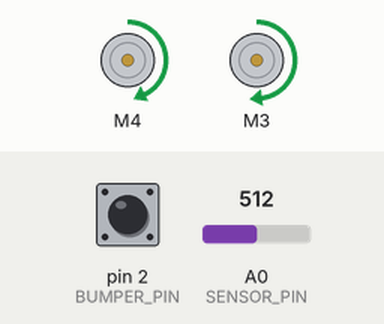
Recording of a sketch running on a simulated Arduino Uno, built with avr-gcc and run on an emulated ATmega328P. Shown: 2 × DC motor (green arrow = forward, orange = backward, longer = faster). Inputs (shaded band) come from the test bench; at power-on: A0 (SENSOR_PIN) = 512, pin 2 (BUMPER_PIN) HIGH. What the sketch prints to the serial monitor is not drawn.

Above: at 2.2 s.
2.3 s: A0 (SENSOR_PIN) set to 649
5.3 s: A0 (SENSOR_PIN) set to 668
At 6.5 s:
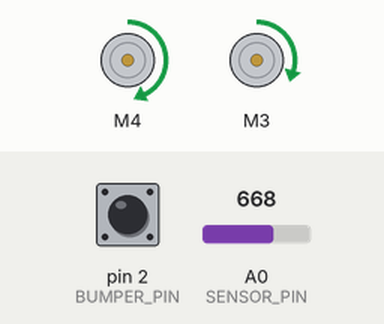
6.8 s: pin 2 (BUMPER_PIN) pulled LOW for 0.15 s
At 7.6 s:
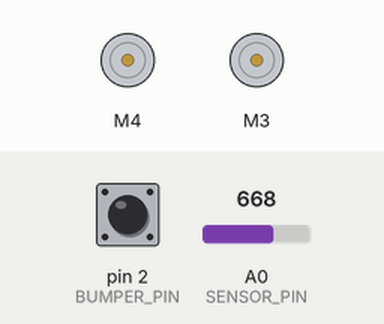
9.9 s: A0 (SENSOR_PIN) set to 650
At 11.1 s:
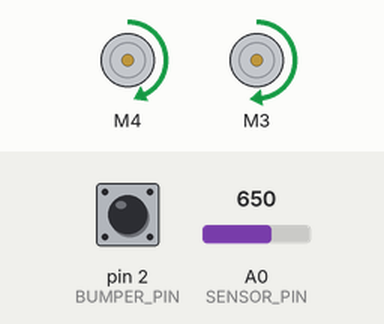
11.4 s: pin 2 (BUMPER_PIN) pulled LOW for 1 s
At 12.2 s:
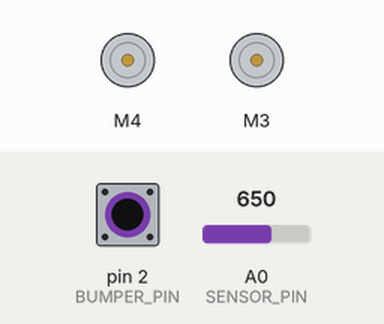
15.4 s: A0 (SENSOR_PIN) set to 670
At 16.7 s:
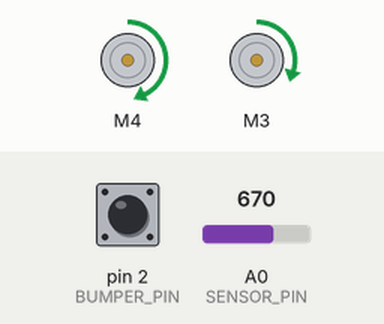
Timing chart, 0 to 18.4 s (numbered marks = the images above; inputs shaded):
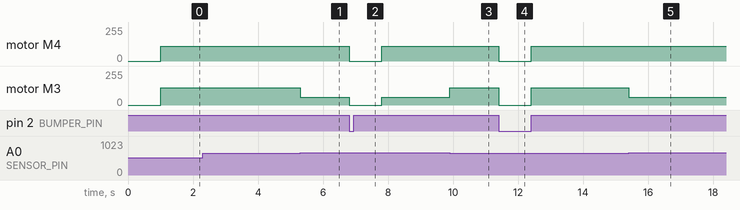

Measured:
- the behaviour switches between 660 and 661 on A0 (SENSOR_PIN) (found by bisection; images 0 and 1)
- after the input at 5.3 s, motor M3: forward 130/255 → forward 60/255 at once
- after the input at 6.8 s, motor M4: forward 110/255 → stopped at once, → forward 110/255 1.0 s later; motor M3: forward 60/255 → stopped at once, → forward 60/255 1.0 s later
- after the input at 9.9 s, motor M3: forward 60/255 → forward 130/255 at once
- after the input at 11.4 s, motor M4: forward 110/255 → stopped at once, → forward 110/255 1.0 s later; motor M3: forward 130/255 → stopped at once, → forward 130/255 1.0 s later
- after the input at 15.4 s, motor M3: forward 130/255 → forward 60/255 at once

The sketch:

line_follow.ino
```cpp
#include <Wire.h>
#include <Adafruit_MotorShield.h>
#include "utility/Adafruit_MS_PWMServoDriver.h"

#define SENSOR_PIN A0
#define BUMPER_PIN 2
#define THRESHOLD 660
#define LMOTOR_SPEED 110
#define RMOTOR_SPEED_L 60
#define RMOTOR_SPEED_H 130

// Create the motor shield object with the default I2C address
Adafruit_MotorShield AFMS = Adafruit_MotorShield();
// Or, create it with a different I2C address (say for stacking)
// Adafruit_MotorShield AFMS = Adafruit_MotorShield(0x61);

// Select which 'port' M1, M2, M3 or M4. In this case, M1
Adafruit_DCMotor *myMotorL = AFMS.getMotor(4);
Adafruit_DCMotor *myMotorR = AFMS.getMotor(3);
// You can also make another motor on port M2
//Adafruit_DCMotor *myOtherMotor = AFMS.getMotor(2);

int sensor_val;

void setup() {
  // put your setup code here, to run once:
  Serial.begin(115200);           // set up Serial library at 9600 bps
  Serial.println("Adafruit Motorshield v2 - DC Motor test!");

  pinMode(SENSOR_PIN, INPUT);
  pinMode(BUMPER_PIN, INPUT_PULLUP);


  AFMS.begin();  // create with the default frequency 1.6KHz
  //AFMS.begin(1000);  // OR with a different frequency, say 1KHz

  // Set the speed to start, from 0 (off) to 255 (max speed)
  myMotorL->setSpeed(0);
  myMotorL->run(FORWARD);
  // turn on motor
  myMotorL->run(RELEASE);

  myMotorR->setSpeed(0);
  myMotorR->run(FORWARD);
  // turn on motor
  myMotorR->run(RELEASE);
  delay(1000);


}

void loop() {
  // put your main code here, to run repeatedly:
  sensor_val = analogRead(SENSOR_PIN);

  Serial.print("sensor=");
  Serial.print(sensor_val);
  Serial.print(" bumper=");
  Serial.print(digitalRead(BUMPER_PIN));
  Serial.println();


  myMotorL->setSpeed(LMOTOR_SPEED);
  myMotorL->run(FORWARD);
  if (sensor_val > THRESHOLD) {
      myMotorR->setSpeed(RMOTOR_SPEED_L);
  } else {
      myMotorR->setSpeed(RMOTOR_SPEED_H);
  }
  myMotorR->run(FORWARD);

  if(digitalRead(BUMPER_PIN) == 0 ){
    myMotorL->setSpeed(0);
    myMotorL->run(FORWARD);
    // turn on motor
    myMotorL->run(RELEASE);

    myMotorR->setSpeed(0);
    myMotorR->run(FORWARD);
    // turn on motor
    myMotorR->run(RELEASE);
    delay(1000);

  }


}
```
